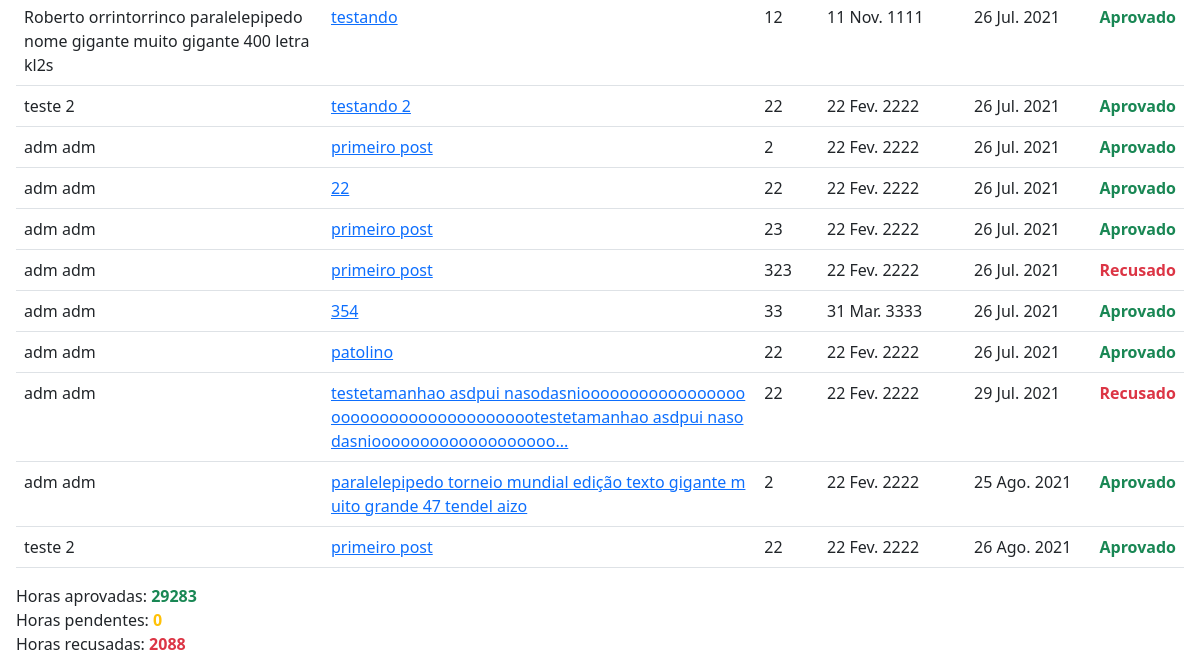
Before: /certificados/todos/ (signed in, lower part) with the older database file.
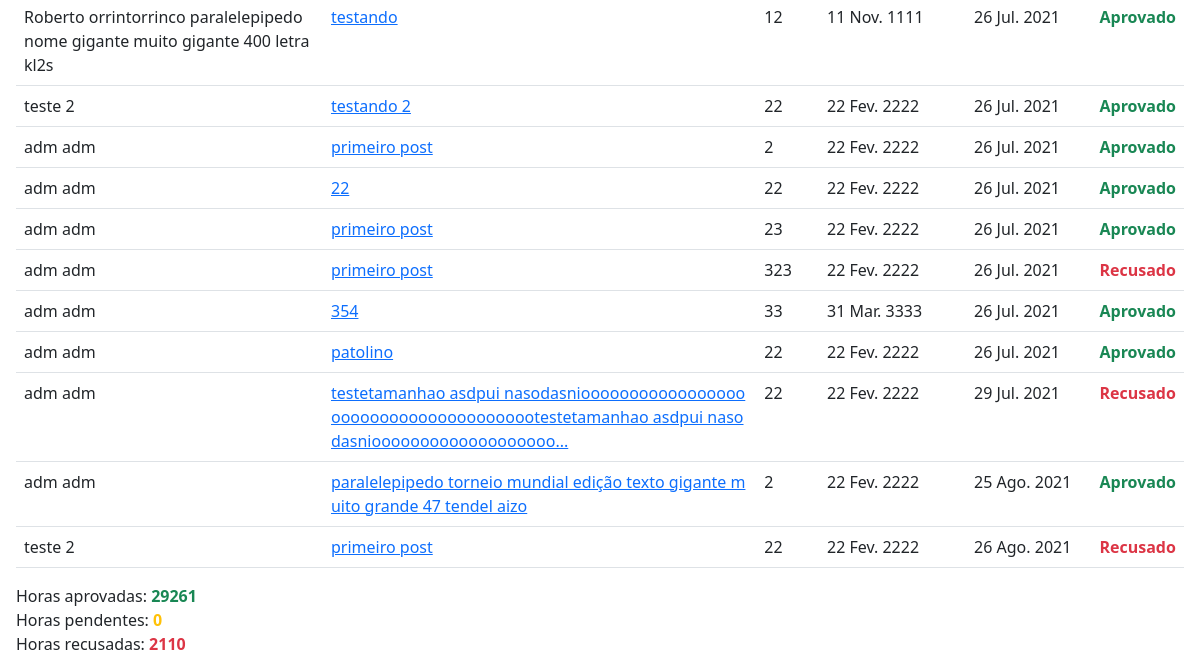
After: the same page with the newer database file.
### certificados/models.py (models this page shows)
class Certificado(models.Model):
    horas = models.IntegerField()
    titulo = models.CharField(max_length=150)
    data_emissao = models.DateTimeField()
    data_envio = models.DateTimeField(default=timezone.now)
    situacao = models.SmallIntegerField(default = 2)
    imagem = models.ImageField(upload_to = 'certificados/', default = "certificados/padrao.png")
    usuario = models.ForeignKey('auth.User', on_delete=models.CASCADE)
    categoria = models.ForeignKey('Categoria', on_delete=models.CASCADE)
    def __str__(self):
        return self.titulo + " (" + str(self.id) + ")"
    def tamanho_titulo(self):
        t = len(self.titulo)
        if t <= 120:
            return self.titulo[0:120]
        else:
            return self.titulo[0:117] + "..."
    def tamanho_autor(self):
        a = len(self.usuario.first_name + " " + self.usuario.last_name)
        if a <= 100:
            return (self.usuario.first_name + " " + self.usuario.last_name)[0:100]
        else:
            return (self.usuario.first_name + " " + self.usuario.last_name)[0:97] + "..."

### certificados/views.py (the view)
# urls.py: path('todos/', views.mostrar_todos_certificados, name='mostrar_todos_certificados'),
def mostrar_todos_certificados(request):
    if request.user.is_authenticated:
        operacao = ''
        if request.method == "POST":
            form = FormFiltro(request.POST)
            if form.is_valid():
                operacao = form.cleaned_data['operacao']
                if operacao == "data_emissao":
                    if request.user.is_superuser:
                        lista_certificados = Certificado.objects.order_by("-data_emissao")
                    else:
                        lista_certificados = Certificado.objects.filter(usuario=request.user).order_by("-data_emissao")
                elif operacao == "autor":
                    if request.user.is_superuser:
                        lista_certificados = Certificado.objects.order_by("usuario")
                    else:
                        lista_certificados = Certificado.objects.filter(usuario=request.user).order_by("usuario")
                elif operacao == "data_envio":
                    if request.user.is_superuser:
                        lista_certificados = Certificado.objects.order_by("-data_envio")
                    else:
                        lista_certificados = Certificado.objects.filter(usuario=request.user).order_by("-data_envio")
                elif operacao == "titulo":
                    if request.user.is_superuser:
                        lista_certificados = Certificado.objects.order_by("titulo")
                    else:
                        lista_certificados = Certificado.objects.filter(usuario=request.user).order_by("titulo")
                elif operacao == "horas":
                    if request.user.is_superuser:
                        lista_certificados = Certificado.objects.order_by("-horas")
                    else:
                        lista_certificados = Certificado.objects.filter(usuario=request.user).order_by("-horas")
                elif operacao == "situacao":
                    if request.user.is_superuser:
                        lista_certificados = Certificado.objects.order_by("situacao")
                    else:
                        lista_certificados = Certificado.objects.filter(usuario=request.user).order_by("situacao")
                else:
                    if request.user.is_superuser:
                        lista_certificados = Certificado.objects.all()
                    else:
                        lista_certificados = Certificado.objects.filter(usuario=request.user)
        else:
            form = FormFiltro()
            if request.user.is_superuser:
                lista_certificados = Certificado.objects.all()
            else:
                lista_certificados = Certificado.objects.filter(usuario=request.user)
        formulario = "certificados"
        horas_aprovado = 0
        horas_pendente = 0
        horas_recusado = 0
        for p in lista_certificados:
            if p.situacao == 1:
                horas_aprovado = horas_aprovado + p.horas
            elif p.situacao == 2:
                horas_pendente = horas_pendente + p.horas
            elif p.situacao == 3:
                horas_recusado = horas_recusado + p.horas
        situacao = ["Aprovado", "Pendente", "Recusado", "Erro"]
        contexto = {'lista_certificados': lista_certificados, 'situacao': situacao, 'form': form, 'horas_aprovado': horas_aprovado, 'horas_pendente': horas_pendente, 'horas_recusado': horas_recusado, 'formulario': formulario}
        return render(request, 'certificados/certificados.html', contexto)
    else:
        return HttpResponseRedirect("/certificados/login/")

### certificados/templates/certificados/certificados.html (shortened to what this page needs)
{% extends 'certificados/base.html' %}
{% load static %}
{% block conteudo%}
    {% if lista_certificados %}
    <table class="table" style="margin-top: 32px;">
        <div>
            {% for p in lista_certificados %}
                <tr id="tabela_{{p}}" style="display: normal;" class="elementos_tabela">
                    <td class="break-word">{{p.tamanho_autor}}</td>
                    <td class="break-all"><a id="titulo_tabela_{{p}}" href="/certificados/{{ p.id }}">{{p.tamanho_titulo}}</a></td>
                    <td class="form-horas"> {{p.horas}} </td>
                    <td class="form-data-emissao"> {{p.data_emissao|date:'d M. Y'}} </td>
                    <td> {{p.data_envio|date:'d M. Y'}} </td>
                    {% if p.situacao == 1 %}
                        <td class="form-situacao"><span id="situacao_{{p}}" class="fw-bold situacao_aprovado"> {{situacao.0}} </span></td>
                    {% elif p.situacao == 2 %}
                        <td class="form-situacao"><span id="situacao_{{p}}" class="fw-bold situacao_pendente"> {{situacao.1}} </span></td>
                    {% elif p.situacao == 3 %}
                        <td class="form-situacao"><span id="situacao_{{p}}" class="fw-bold situacao_recusado"> {{situacao.2}} </span></td>
                    {% else %}
                        <td class="form-situacao"><span id="situacao_{{p}}" class="fw-bold situacao_erro"> {{situacao.3}} </span></td>
                    {% endif %}
                </tr>
            {% endfor %}
        </div>
    </table>
    {% else %}
        <p>Nenhum certificado cadastrado.</p>
    {% endif %}
    {% if formulario == 'certificados' %}
        <p>
            Horas aprovadas: <span class="fw-bold situacao_aprovado">{{horas_aprovado}}</span><br>
            Horas pendentes: <span class="fw-bold situacao_pendente">{{horas_pendente}}</span><br>
            Horas recusadas: <span class="fw-bold situacao_recusado">{{horas_recusado}}</span><br>
        </p>
    {% endif %}
{% endblock %}

Changed rows visible on the page:
changed Certificado "26 Ago. 2021": situacao "Aprovado" → "Recusado"
Other visible differences:
{{ horas_aprovado }}: "29283" → "29261"
{{ horas_recusado }}: "2088" → "2110"
